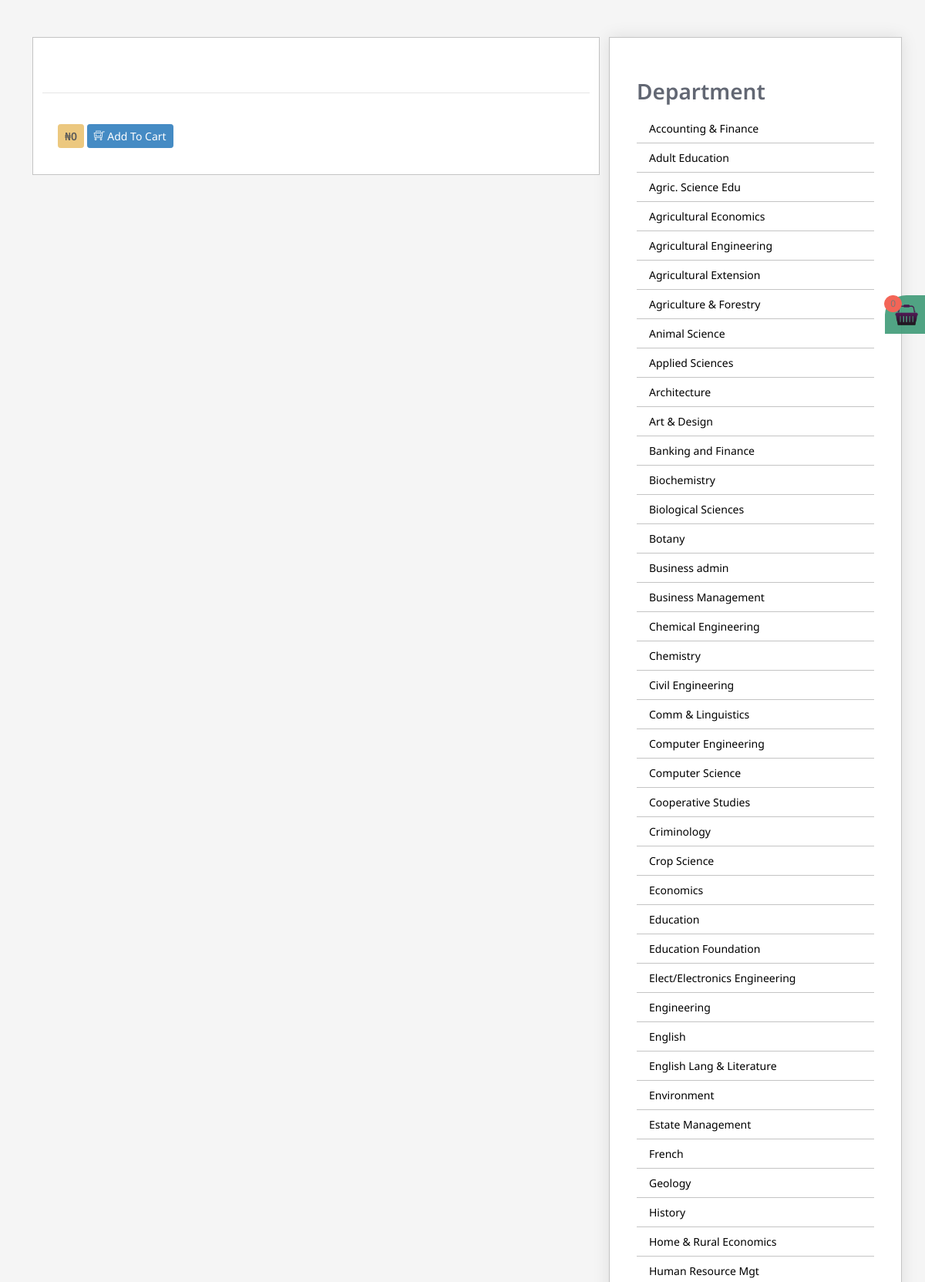
Screenshot of /projectInfo.php (upper part) with the database file from the repository.
### tables this page shows
CREATE TABLE `department` (
  `id` int(255) NOT NULL,
  `dertmentName` varchar(255) NOT NULL
);

### config.php (called while the page is built, shortened)
<?php
class Config
{
	public $host = "localhost";
    public $db_name = "projecthub";
    public $username = "root";
    public $password = "";
	public function __construct()
    {
        try
        {
            $this->con = new PDO("mysql:host=" . $this->host . ";dbname=" . $this->db_name, $this->username, $this->password);
        }
        catch(PDOException $exception)
        {
            $this->con = null;
            echo "Connection error: " . $exception->getMessage();
			die();
        }
    }
}
?>

### action.php (called while the page is built, shortened)
<?php
require_once "config.php";
class Action extends Config  {
	public function sideMenu($uid) { ?>
	<?php }
	public function query($query) {
        $query = $this->con->prepare($query);
        return $query;
    }
		echo "Page:   $page  - ";  if($PERPAGE_LIMIT * $page > $count) { echo $count; } else { echo $PERPAGE_LIMIT * $page; } ?>
		<?php echo ' out of '. $count  . ' ' . $output;
}
?>

### projectInfo.php (the view, shortened to what this page needs)
<?php
require "action.php"; $action = new Action();
$srchProj = $action->query("select * from market where projectID='".base64_decode($_REQUEST["pid"])."'"); $srchProj->execute();
$srchProjs = $srchProj->fetch(PDO::FETCH_ASSOC);
?>
<!DOCTYPE html>
<html lang="en">
<head>
        <link href="assets/css/bootstrap.min.css" rel="stylesheet" type="text/css" id="bootstrap-stylesheet" />
        <link href="assets/css/icons.min.css" rel="stylesheet" type="text/css" />
        <link href="assets/css/app.min.css" rel="stylesheet" type="text/css" id="app-stylesheet" />
    </head>
    <body>
		<div class="container">
			<div class="row mt-5">
				<div class="col-12">
					<div class="row">
						<div class="col-md-8">
							<div class="column counter-column col-lg-12 col-md-12" style="margin-bottom: 3%; background: #fff; border: 1px solid #c4c4c4">
								<div style="font-size: 19px; text-transform: uppercase; padding: 25px 30px 20px; color: #372926">
								</div>
								<hr/>
								<div style="text-align: left; line-height: 1.7; margin-left: 20px;">
									<br>
									<button class="btn btn-warning btn-sm" style="margin-top: -10px; color: #000" disabled>
										<b>&#8358;<?php echo number_format($srchProjs["price"]);?></b>
									</button>
									<?php if (array_key_exists($srchProjs['projectID'], $_SESSION['cart'])) { ?>
											<button class="btn btn-warning btn-sm" style="margin-bottom: 10px" id="removeCart<?php echo $srchProjs['projectID'];?>">
												<b><i class="ti-trash"></i> Remove Item</b>
											</button>
										<?php } else { ?>
											<button class="btn btn-primary btn-sm" id="addcart<?php echo $srchProjs['projectID'];?>" style="margin-bottom: 10px"><i class="ti-shopping-cart-full"></i> Add To Cart </button>
										<?php } ?>
									<br><br>
								</div>
							</div>
						</div>
						<div class="col-md-4" style="height: 24%; background: #fff; border: 1px solid #c4c4c4; box-shadow: 0px 0px 20px rgba(0,0,0,0.10); padding: 40px 35px;">
							<h2 style="text-align: left"><b> Department </b></h2>
							<ul class="tryer">
									<?php
									$loadDep = $action->query ("select * from department"); $loadDep->execute();
									while ($dapp = $loadDep->fetch(PDO::FETCH_ASSOC)) { ?>
										<li class="try"><a href="#home"><?php echo $dapp["dertmentName"]?></a></li>
									<?php } ?>
							</ul>
						</div>
					</div>
				</div>
			</div>
		</div>
		<br/><br/><br/><br/>
		<?php require "shopcart.php";?>
    </body>
</html>

### projectInfo.php (style rules this page uses)
.tryer { list-style-type: none; text-align: left; padding: 0px; margin: 0px; }
.try a { display: block; color: #000; padding: 8px 16px; text-decoration: none; border-bottom: 1px solid #c4c4c4; }

### rows the page displays
department: dertmentName "Accounting & Finance"
department: dertmentName "Adult Education"
department: dertmentName "Agric. Science Edu"
department: dertmentName "Agricultural Economics"
department: dertmentName "Agricultural Engineering"
department: dertmentName "Agricultural Extension"
department: dertmentName "Agriculture & Forestry"
department: dertmentName "Animal Science"
department: dertmentName "Applied Sciences"
department: dertmentName "Architecture"
department: dertmentName "Art & Design"
department: dertmentName "Banking and Finance"
department: dertmentName "Biochemistry"
department: dertmentName "Biological Sciences"
department: dertmentName "Botany"
department: dertmentName "Business admin"
department: dertmentName "Business Management"
department: dertmentName "Chemical Engineering"
department: dertmentName "Chemistry"
department: dertmentName "Civil Engineering"
department: dertmentName "Comm & Linguistics"
department: dertmentName "Computer Engineering"
department: dertmentName "Computer Science"
department: dertmentName "Cooperative Studies"
department: dertmentName "Criminology"
department: dertmentName "Crop Science"
department: dertmentName "Economics"
department: dertmentName "Education"
department: dertmentName "Education Foundation"
department: dertmentName "Elect/Electronics Engineering"
department: dertmentName "Engineering"
department: dertmentName "English"
department: dertmentName "English Lang & Literature"
department: dertmentName "Environment"
department: dertmentName "Estate Management"
department: dertmentName "French"
department: dertmentName "Geology"
department: dertmentName "History"
department: dertmentName "Home & Rural Economics"
department: dertmentName "Human Resource Mgt"

### other values shown
$srchProjs["price"] "0"
